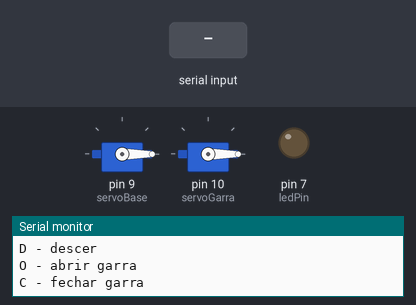
The sketch below on a simulated Arduino Uno, built with avr-gcc and run on an emulated ATmega328P. On the bench: 2 × servo, output pins drawn as LEDs (lit = HIGH), the last lines printed to the serial monitor. The inputs (shaded band) are chosen by the test bench.

Above: at 1.2 s.
1.3 s: "U" received over Serial
At 2.3 s:
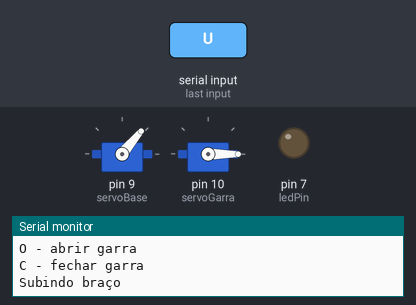
3.1 s: "D" received over Serial
At 3.25 s:
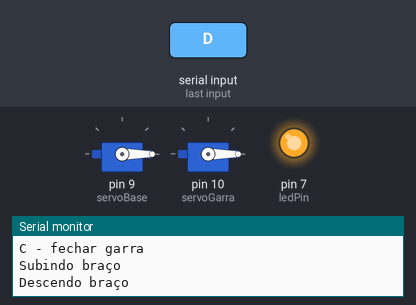
4.9 s: "O" received over Serial
At 6.3 s:
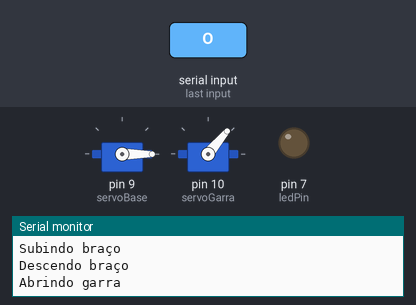
6.7 s: "U" received over Serial
At 7.6 s:
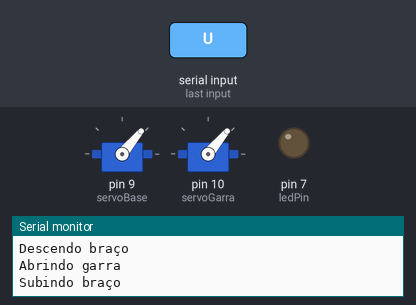
8.5 s: "O" received over Serial
At 10.0 s:
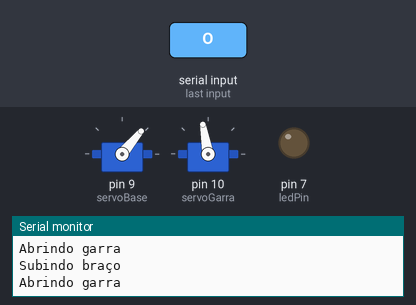
10.3 s: "D" received over Serial
At 11.6 s:
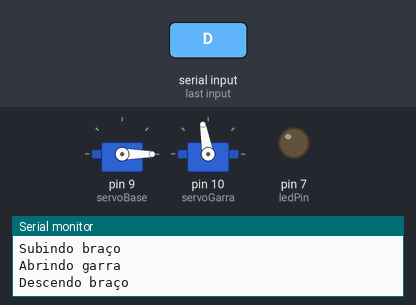
Timing chart, 0 to 13.1 s (numbered marks = the images above; inputs shaded):
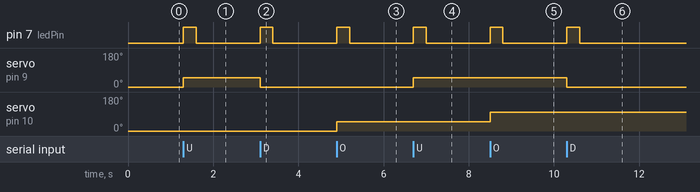

Measured:
- after the input at 1.3 s, pin 7 (ledPin): LOW → HIGH at once, → LOW 0.30 s later; servo on pin 9 (servoBase): 0° → 50° at once
- after the input at 3.1 s, pin 7 (ledPin): LOW → HIGH at once, → LOW 0.30 s later; servo on pin 9 (servoBase): 50° → 0° at once
- after the input at 4.9 s, pin 7 (ledPin): LOW → HIGH at once, → LOW 0.30 s later; servo on pin 10 (servoGarra): 0° → 50° at once
- after the input at 6.7 s, pin 7 (ledPin): LOW → HIGH at once, → LOW 0.30 s later; servo on pin 9 (servoBase): 0° → 50° at once
- after the input at 8.5 s, pin 7 (ledPin): LOW → HIGH at once, → LOW 0.30 s later; servo on pin 10 (servoGarra): 50° → 100° at once
- after the input at 10.3 s, pin 7 (ledPin): LOW → HIGH at once, → LOW 0.30 s later; servo on pin 9 (servoBase): 50° → 0° at once

The sketch:

Codigo_servo.ino
```cpp
#include <Servo.h>

Servo servoBase;
Servo servoGarra;

int anguloBase = 0;
int anguloGarra = 0;

int ledPin = 7;

void setup() {
  Serial.begin(9600);

  servoBase.attach(9);
  servoGarra.attach(10);

  pinMode(ledPin, OUTPUT);

  servoBase.write(anguloBase);
  servoGarra.write(anguloGarra);

  Serial.println("Sistema pronto.");
  Serial.println("Comandos:");
  Serial.println("U - subir");
  Serial.println("D - descer");
  Serial.println("O - abrir garra");
  Serial.println("C - fechar garra");
}

void loop() {
  if (Serial.available()) {
    char comando = Serial.read();

    digitalWrite(ledPin, HIGH); // LED acende ao receber comando

    switch (comando) {
      case 'U':
        anguloBase += 50;
        anguloBase = constrain(anguloBase, 0, 180);
        servoBase.write(anguloBase);
        Serial.println("Subindo braço");
        break;

      case 'D':
        anguloBase -= 50;
        anguloBase = constrain(anguloBase, 0, 180);
        servoBase.write(anguloBase);
        Serial.println("Descendo braço");
        break;

      case 'O':
        anguloGarra += 50;
        anguloGarra = constrain(anguloGarra, 0, 180);
        servoGarra.write(anguloGarra);
        Serial.println("Abrindo garra");
        break;

      case 'C':
        anguloGarra -= 50;
        anguloGarra = constrain(anguloGarra, 0, 180);
        servoGarra.write(anguloGarra);
        Serial.println("Fechando garra");
        break;

    }

    delay(300);
    digitalWrite(ledPin, LOW);
  }
}
```
